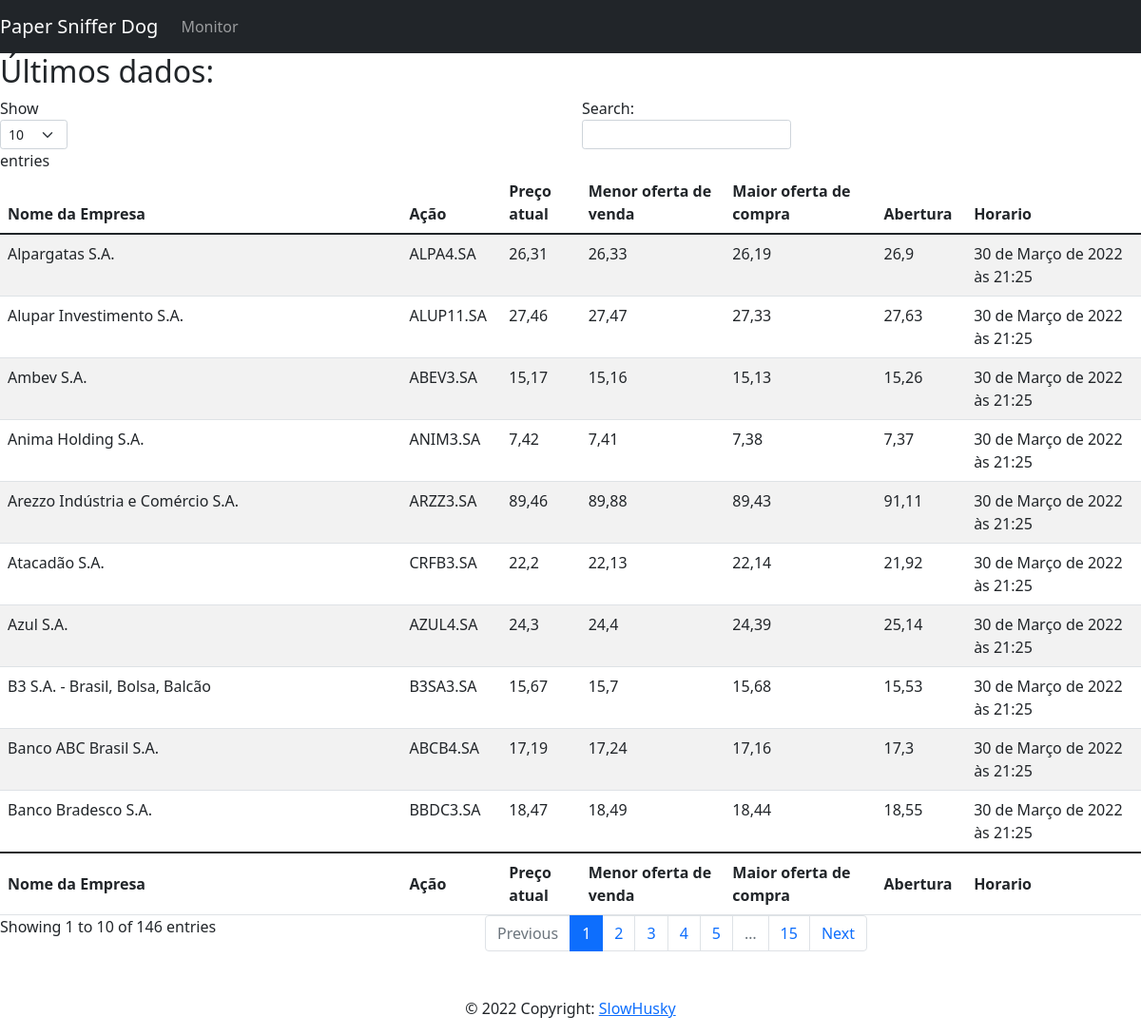
Screenshot of /getpapers/ with the database file from the repository.
### getpapers/models.py (models this page shows, shortened)
class Papers(models.Model):
    symbol = models.CharField(max_length=10)
    title = models.CharField(max_length=100)
    description = models.TextField(("Description here"))

class Prices(models.Model):
    paper = models.ForeignKey(Papers, on_delete=models.CASCADE)
    date_info = models.DateTimeField('date published')
    price_now = models.FloatField()
    ask = models.FloatField()
    bid = models.FloatField()
    low_price = models.FloatField()
    high_price = models.FloatField()
    open_price = models.FloatField()
    estimated_close_price = models.FloatField()
    volume = models.FloatField()

### getpapers/views.py (the view)
# urls.py: path('', homePageView, name='index'),
def homePageView(request):
    data_papers = []
    a = getAllDataPapers()
    for x in a:
        b = getPriceFromPaper(x.symbol)
        data_papers.append((x.title, x.symbol, b[0].price_now, b[0].ask, b[0].bid, b[0].open_price, b[0].date_info))
    context = {
        'data_papers': data_papers,
    }
    template = loader.get_template('getpapers/index.html')
    return HttpResponse(template.render(context, request))

### getpapers/manipulations.py (called while the page is built)
def getAllDataPapers():
    return Papers.objects.all()

def getPaperFromSymbol(paper):
    return Papers.objects.get(symbol = paper)

def getPriceFromPaper(paper):
    stock = getPaperFromSymbol(paper)
    return Prices.objects.filter(paper=stock)

### getpapers/templates/getpapers/index.html
{% extends 'getpapers/header.html' %}
{% block content %}
<h2>Últimos dados:</h2>
<table id="example" class="table table-striped"  style="width:100%">
    <thead>
        <tr>
            <th>Nome da Empresa</th>
            <th>Ação</th>
            <th>Preço atual</th>
            <th>Menor oferta de venda</th>
            <th>Maior oferta de compra</th>
            <th>Abertura</th>
            <th>Horario</th>
        </tr>
    </thead>
    <tbody>
        {% for a,b,c,d,e,f,g in data_papers %}
        <tr>
            <td>{{ a }}</td>
            <td>{{ b }}</td>
            <td>{{ c }}</td>
            <td>{{ d }}</td>
            <td>{{ e }}</td>
            <td>{{ f }}</td>
            <td>{{ g }}</td>
        </tr>
        {% endfor %}
    </tbody>
    <tfoot>
        <tr>
            <th>Nome da Empresa</th>
            <th>Ação</th>
            <th>Preço atual</th>
            <th>Menor oferta de venda</th>
            <th>Maior oferta de compra</th>
            <th>Abertura</th>
            <th>Horario</th>
        </tr>
    </tfoot>
</table>
{% include 'getpapers/footer.html' %}
{% endblock content %}

### getpapers/templates/getpapers/header.html (shortened to what this page needs)
<!Doctype html>
<head>
    <link href="https://cdn.jsdelivr.net/npm/bootstrap@5.1.3/dist/css/bootstrap.min.css" rel="stylesheet">
    <link rel="stylesheet" src="./stylesheet.css">
</head>
<body>
    <nav class="navbar navbar-expand-md navbar-dark bg-dark mb- "><a class="navbar-brand" href="{% url 'index' %}">Paper Sniffer Dog</a>
          <div class="collapse navbar-collapse" id="navbarCollapse">
            <ul class="navbar-nav mr-auto">
              <li class="nav-item">
                <a class="nav-link" href="/getpapers/monitor">Monitor</a>
              </li>
            </ul>
    </nav>
{% block content %}
{% endblock content %}

### getpapers/templates/getpapers/footer.html
&nbsp<br>
&nbsp<br>
&nbsp<br>
<footer  class="page-footer font-small blue footer">
    <div class="footer-copyright text-center py-3">© 2022 Copyright:
      <a href="https://github.com/SlowHusky/">SlowHusky</a>
    </div>
  </footer>
</body>
</html>

### getpapers/templates/getpapers/header.html (style rules this page uses)
.footer { position: fixed; left: 0; bottom: 0; width: 100%; text-align: center; }

### rows the page displays
Papers: data_papers "Banco ABC Brasil S.A.", data_papers "ABCB4.SA"
Prices: data_papers "17,19", data_papers "17,24", data_papers "17,16", data_papers "17,3", data_papers "30 de Março de 2022 às 21:25"
Papers: data_papers "Alpargatas S.A.", data_papers "ALPA4.SA"
Prices: data_papers "26,31", data_papers "26,33", data_papers "26,19", data_papers "26,9", data_papers "30 de Março de 2022 às 21:25"
Papers: data_papers "Alupar Investimento S.A.", data_papers "ALUP11.SA"
Prices: data_papers "27,46", data_papers "27,47", data_papers "27,33", data_papers "27,63", data_papers "30 de Março de 2022 às 21:25"
Papers: data_papers "Ambev S.A.", data_papers "ABEV3.SA"
Prices: data_papers "15,17", data_papers "15,16", data_papers "15,13", data_papers "15,26", data_papers "30 de Março de 2022 às 21:25"
Papers: data_papers "Anima Holding S.A.", data_papers "ANIM3.SA"
Prices: data_papers "7,42", data_papers "7,41", data_papers "7,38", data_papers "7,37", data_papers "30 de Março de 2022 às 21:25"
Papers: data_papers "Arezzo Indústria e Comércio S.A.", data_papers "ARZZ3.SA"
Prices: data_papers "89,46", data_papers "89,88", data_papers "89,43", data_papers "91,11", data_papers "30 de Março de 2022 às 21:25"
Papers: data_papers "Azul S.A.", data_papers "AZUL4.SA"
Prices: data_papers "24,3", data_papers "24,4", data_papers "24,39", data_papers "25,14", data_papers "30 de Março de 2022 às 21:25"
Papers: data_papers "B3 S.A. - Brasil, Bolsa, Balcão", data_papers "B3SA3.SA"
Prices: data_papers "15,67", data_papers "15,7", data_papers "15,68", data_papers "15,53", data_papers "30 de Março de 2022 às 21:25"
Papers: data_papers "Banco Bradesco S.A.", data_papers "BBDC3.SA"
Prices: data_papers "18,47", data_papers "18,49", data_papers "18,44", data_papers "18,55", data_papers "30 de Março de 2022 às 21:25"
Papers: data_papers "Atacadão S.A.", data_papers "CRFB3.SA"
Prices: data_papers "22,2", data_papers "22,13", data_papers "22,14", data_papers "21,92", data_papers "30 de Março de 2022 às 21:25"
